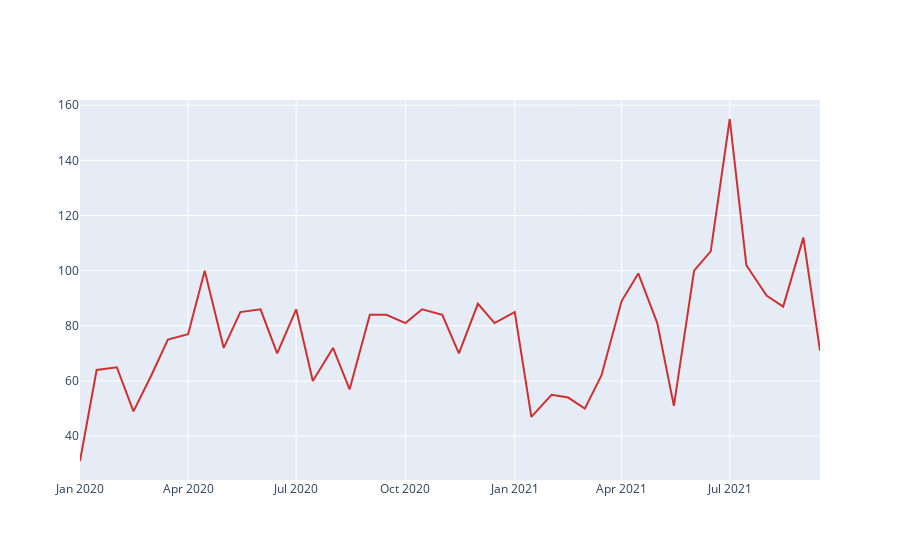

Write notebook code for a chart like this one.
### Code cell
#Para poder comparar Netflix con las otras plataformas, busco un tipo de grafica que sea mas visual las tendencias en los lanzamientos

netflix21=Netflix_.loc[Netflix_["date_added"]>"2020"]

date15_21net=netflix21.groupby(pd.Grouper(key="date_added", freq="SMS"))

df=date15_21net.count()

trace1 = go.Scatter(
                    x = df.index,
                    y = df['title'],
                    name = 'Netflix',
                    mode= 'lines',
                    marker = dict(color = 'rgba(200, 2, 2, 0.8)'))
fig=go.Figure(trace1)
iplot(fig)

### Figure 1 — Plotly figure (JSON) as saved in the notebook; plotly's stock layout.template omitted (floating-point values rounded to 4 significant figures)
{"data": [{"marker": {"color": "rgba(200, 2, 2, 0.8)"}, "mode": "lines", "name": "Netflix", "type": "scatter", "x": ["2020-01-01T00:00:00", "2020-01-15T00:00:00", "2020-02-01T00:00:00", "2020-02-15T00:00:00", "2020-03-01T00:00:00", "2020-03-15T00:00:00", "2020-04-01T00:00:00", "2020-04-15T00:00:00", "2020-05-01T00:00:00", "2020-05-15T00:00:00", "2020-06-01T00:00:00", "2020-06-15T00:00:00", "2020-07-01T00:00:00", "2020-07-15T00:00:00", "2020-08-01T00:00:00", "2020-08-15T00:00:00", "2020-09-01T00:00:00", "2020-09-15T00:00:00", "2020-10-01T00:00:00", "2020-10-15T00:00:00", "2020-11-01T00:00:00", "2020-11-15T00:00:00", "2020-12-01T00:00:00", "2020-12-15T00:00:00", "2021-01-01T00:00:00", "2021-01-15T00:00:00", "2021-02-01T00:00:00", "2021-02-15T00:00:00", "2021-03-01T00:00:00", "2021-03-15T00:00:00", "2021-04-01T00:00:00", "2021-04-15T00:00:00", "2021-05-01T00:00:00", "2021-05-15T00:00:00", "2021-06-01T00:00:00", "2021-06-15T00:00:00", "2021-07-01T00:00:00", "2021-07-15T00:00:00", "2021-08-01T00:00:00", "2021-08-15T00:00:00", "2021-09-01T00:00:00", "2021-09-15T00:00:00"], "y": [31, 64, 65, 49, 62, 75, 77, 100, 72, 85, 86, 70, 86, 60, 72, 57, 84, 84, 81, 86, 84, 70, 88, 81, 85, 47, 55, 54, 50, 62, 89, 99, 81, 51, 100, 107, 155, 102, 91, 87, 112, 71]}], "layout": {}}
